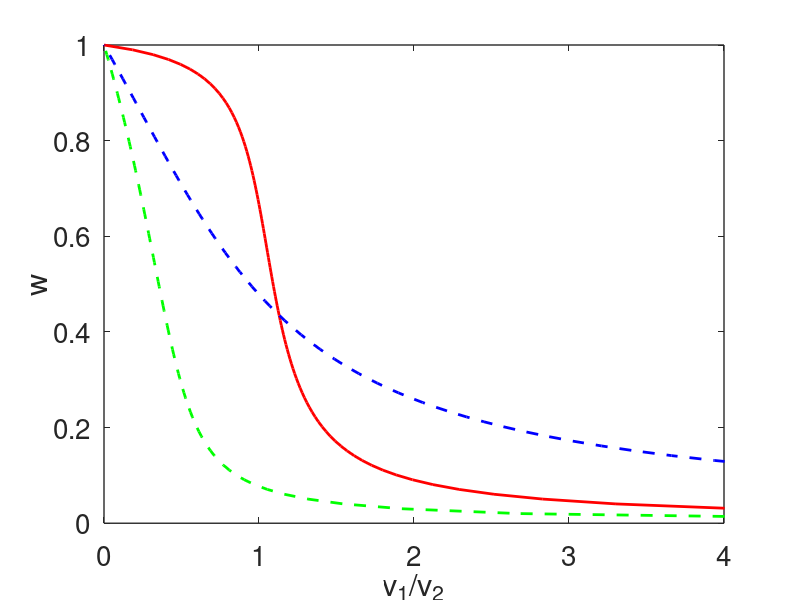

Recreate this plot in MATLAB.
%-------------------------------------------------------------------

% Matlab code for plotting Goldbeter-Koshland functions.

% For Chapter 1, Fig. 1.6 of
% Keener and Sneyd, Mathematical Physiology, 3rd Edition, Springer.

% Written by James Keener and James Sneyd

%-------------------------------------------------------------------

close all
clear all
clc

set(0,                           ...
   'defaultaxesfontsize', 20,   ...
   'defaultaxeslinewidth', 1.0, ...
   'defaultlinelinewidth', 1.2, ...
   'defaultpatchlinewidth', 0.7);

w = linspace(0,1,100);
K1 = 0.1; K2 = 0.05;
vrat = (1-w).*(K1+w)./((w.*(K2+1-w)));
plot(vrat,w,'r','LineWidth',2)
hold on
xlim([0,4])

K1 = 1.1; K2 = 1.2;
vrat = (1-w).*(K1+w)./((w.*(K2+1-w)));
plot(vrat,w,'--b','LineWidth',2)

K1 = 0.1; K2 = 1.2;
vrat = (1-w).*(K1+w)./((w.*(K2+1-w)));
plot(vrat,w,'--g','LineWidth',2)

xlabel('v_1/v_2')
ylabel('w')
